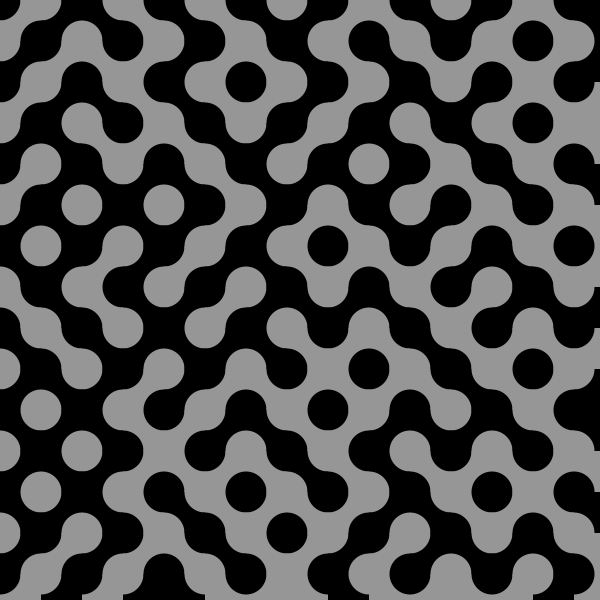
Frame 1 (no input)
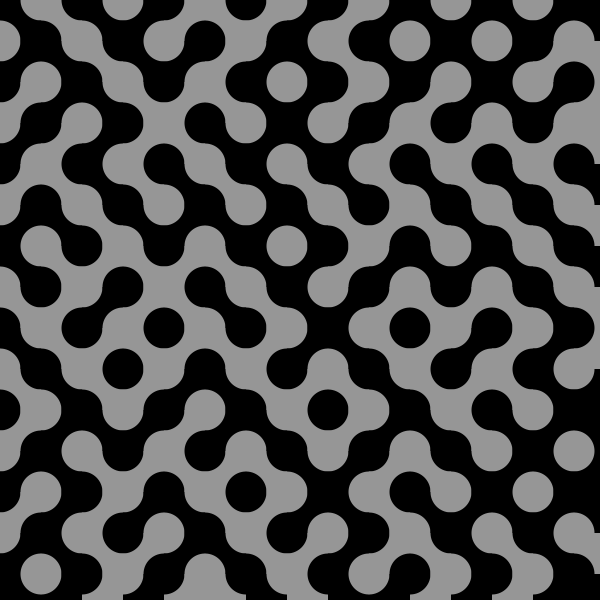
Frame 2 (the mouse pressed at the canvas centre, redrawn once)

The Processing sketch that drew these frames (run headless with seeded random() and noise(); the mouse was pressed at the canvas centre and the sketch redrawn once):

// Processing sketch: truchet_filled
// ── truchet_filled.pde
int tiles = 41;


void setup() {
  size(600, 600);
  noLoop();
  noStroke();
  background(255);
}

void draw() {
 
  for (int x = 0; x < width; x+= tiles) {
    for (int y = 0; y < height; y += tiles) {
      if (int(random(2)) == 0) {
        fill(0);
      } else {
        fill(150);
      }
      rect(x, y, tiles, tiles);
    }
  }

  for (int x = 0; x < width; x+= tiles) {
    for (int y = 0; y < height; y += tiles) {
      if ((x+y) % 2 == 0) {
        fill(0);
      } else {
        fill(150);
      }
      ellipse(x, y, tiles, tiles);
    }
  }
}

void mousePressed() {
  redraw();
}
